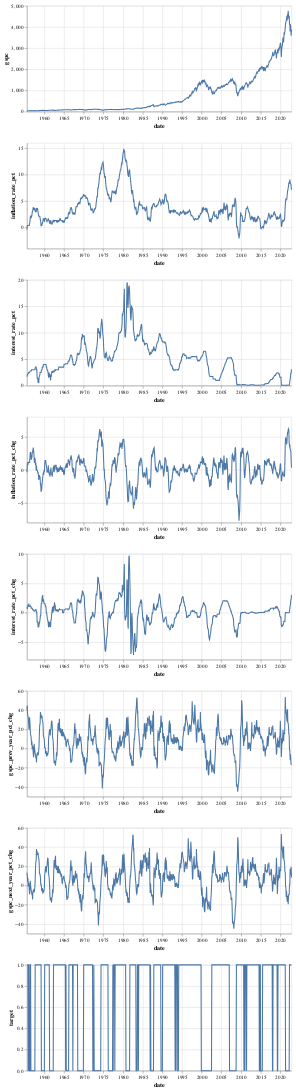

Notebook code for this chart:
### Markdown cell above
### EDA
#### Time series plot of all variables

### Code cell
(alt
 .Chart(data_df)
 .mark_line()
 .encode(x=alt.X('date', type='temporal'),
         y=alt.Y(alt.repeat('row'), type='quantitative'))
 .properties(width=500, height=200)
 .repeat(row=['gspc', 'inflation_rate_pct', 'interest_rate_pct', 'inflation_rate_pct_chg',
              'interest_rate_pct_chg', 'gspc_prev_year_pct_chg', 'gspc_next_year_pct_chg',
              'target']))

### Figure 1 — Vega specification as saved in the notebook (floating-point values rounded to 4 significant figures; data arrays with more than 128 entries replaced by an {"elided": "..."} marker saying what was removed)
{"$schema": "https://vega.github.io/schema/vega/v5.json", "data": [{"name": "source_0", "values": {"elided": "808 records"}, "transform": [{"type": "formula", "expr": "toDate(datum['date'])", "as": "date"}]}, {"name": "source_0_child__row_gspc_y_domain_gspc", "values": [{"min": 39.99, "max": 4766.0}]}, {"name": "source_0_child__row_inflation_rate_pct_y_domain_inflation_rate_pct", "values": [{"min": -2.097, "max": 14.76}]}, {"name": "source_0_child__row_interest_rate_pct_y_domain_interest_rate_pct", "values": [{"min": 0.05, "max": 19.49}]}, {"name": "source_0_child__row_inflation_rate_pct_chg_y_domain_inflation_rate_pct_chg", "values": [{"min": -7.697, "max": 6.195}]}, {"name": "source_0_child__row_interest_rate_pct_chg_y_domain_interest_rate_pct_chg", "values": [{"min": -7.2, "max": 9.71}]}, {"name": "source_0_child__row_gspc_prev_year_pct_chg_y_domain_gspc_prev_year_pct_chg", "values": [{"min": -44.76, "max": 53.71}]}, {"name": "source_0_child__row_gspc_next_year_pct_chg_y_domain_gspc_next_year_pct_chg", "values": [{"min": -44.76, "max": 53.71}]}, {"name": "source_0_child__row_target_y_domain_target", "values": [{"min": 0.0, "max": 1.0}]}], "signals": [{"name": "childHeight", "value": 200}], "marks": [{"type": "group", "name": "child__row_gspc_group", "encode": {"update": {"width": {"signal": "width"}, "height": {"signal": "childHeight"}}}, "marks": [{"type": "line", "name": "child__row_gspc_marks", "from": {"data": "source_0"}, "sort": {"field": "datum[\"date\"]"}, "encode": {"update": {"y": {"field": "gspc", "scale": "child__row_gspc_y"}, "description": {"signal": "\"date: \" + (timeFormat(datum[\"date\"], '%b %d, %Y')) + \"; gspc: \" + (format(datum[\"gspc\"], \"\"))"}, "defined": {"signal": "isValid(datum[\"date\"]) && isFinite(+datum[\"date\"]) && isValid(datum[\"gspc\"]) && isFinite(+datum[\"gspc\"])"}, "x": {"field": "date", "scale": "child__row_gspc_x"}, "stroke": {"value": "#4c78a8"}}}, "style": ["line"]}], "axes": [{"scale": "child__row_gspc_x", "minExtent": 0, "tickCount": {"signal": "ceil(width/40)"}, "orient": "bottom", "gridScale": "child__row_gspc_y", "grid": true, "ticks": false, "domain": false, "zindex": 0, "maxExtent": 0, "labels": false, "aria": false}, {"scale": "child__row_gspc_y", "maxExtent": 0, "orient": "left", "minExtent": 0, "tickCount": {"signal": "ceil(childHeight/40)"}, "ticks": false, "aria": false, "domain": false, "labels": false, "zindex": 0, "grid": true, "gridScale": "child__row_gspc_x"}, {"scale": "child__row_gspc_x", "orient": "bottom", "labelFlush": true, "grid": false, "title": "date", "labelOverlap": true, "tickCount": {"signal": "ceil(width/40)"}, "zindex": 0}, {"scale": "child__row_gspc_y", "labelOverlap": true, "orient": "left", "title": "gspc", "grid": false, "tickCount": {"signal": "ceil(childHeight/40)"}, "zindex": 0}], "style": "cell"}, {"type": "group", "name": "child__row_inflation_rate_pct_group", "encode": {"update": {"width": {"signal": "width"}, "height": {"signal": "childHeight"}}}, "marks": [{"type": "line", "name": "child__row_inflation_rate_pct_marks", "from": {"data": "source_0"}, "sort": {"field": "datum[\"date\"]"}, "encode": {"update": {"description": {"signal": "\"date: \" + (timeFormat(datum[\"date\"], '%b %d, %Y')) + \"; inflation_rate_pct: \" + (format(datum[\"inflation_rate_pct\"], \"\"))"}, "stroke": {"value": "#4c78a8"}, "x": {"field": "date", "scale": "child__row_inflation_rate_pct_x"}, "y": {"field": "inflation_rate_pct", "scale": "child__row_inflation_rate_pct_y"}, "defined": {"signal": "isValid(datum[\"date\"]) && isFinite(+datum[\"date\"]) && isValid(datum[\"inflation_rate_pct\"]) && isFinite(+datum[\"inflation_rate_pct\"])"}}}, "style": ["line"]}], "axes": [{"scale": "child__row_inflation_rate_pct_x", "aria": false, "ticks": false, "tickCount": {"signal": "ceil(width/40)"}, "orient": "bottom", "domain": false, "grid": true, "gridScale": "child__row_inflation_rate_pct_y", "zindex": 0, "maxExtent": 0, "minExtent": 0, "labels": false}, {"scale": "child__row_inflation_rate_pct_y", "tickCount": {"signal": "ceil(childHeight/40)"}, "orient": "left", "zindex": 0, "labels": false, "maxExtent": 0, "ticks": false, "minExtent": 0, "grid": true, "domain": false, "aria": false, "gridScale": "child__row_inflation_rate_pct_x"}, {"scale": "child__row_inflation_rate_pct_x", "labelFlush": true, "grid": false, "labelOverlap": true, "tickCount": {"signal": "ceil(width/40)"}, "zindex": 0, "title": "date", "orient": "bottom"}, {"scale": "child__row_inflation_rate_pct_y", "title": "inflation_rate_pct", "labelOverlap": true, "orient": "left", "grid": false, "tickCount": {"signal": "ceil(childHeight/40)"}, "zindex": 0}], "style": "cell"}, {"type": "group", "name": "child__row_interest_rate_pct_group", "encode": {"update": {"height": {"signal": "childHeight"}, "width": {"signal": "width"}}}, "marks": [{"type": "line", "name": "child__row_interest_rate_pct_marks", "from": {"data": "source_0"}, "sort": {"field": "datum[\"date\"]"}, "encode": {"update": {"x": {"field": "date", "scale": "child__row_interest_rate_pct_x"}, "description": {"signal": "\"date: \" + (timeFormat(datum[\"date\"], '%b %d, %Y')) + \"; interest_rate_pct: \" + (format(datum[\"interest_rate_pct\"], \"\"))"}, "stroke": {"value": "#4c78a8"}, "y": {"field": "interest_rate_pct", "scale": "child__row_interest_rate_pct_y"}, "defined": {"signal": "isValid(datum[\"date\"]) && isFinite(+datum[\"date\"]) && isValid(datum[\"interest_rate_pct\"]) && isFinite(+datum[\"interest_rate_pct\"])"}}}, "style": ["line"]}], "axes": [{"scale": "child__row_interest_rate_pct_x", "gridScale": "child__row_interest_rate_pct_y", "domain": false, "aria": false, "tickCount": {"signal": "ceil(width/40)"}, "maxExtent": 0, "ticks": false, "zindex": 0, "orient": "bottom", "grid": true, "labels": false, "minExtent": 0}, {"scale": "child__row_interest_rate_pct_y", "labels": false, "domain": false, "tickCount": {"signal": "ceil(childHeight/40)"}, "gridScale": "child__row_interest_rate_pct_x", "orient": "left", "maxExtent": 0, "minExtent": 0, "aria": false, "ticks": false, "zindex": 0, "grid": true}, {"scale": "child__row_interest_rate_pct_x", "tickCount": {"signal": "ceil(width/40)"}, "title": "date", "labelOverlap": true, "orient": "bottom", "grid": false, "labelFlush": true, "zindex": 0}, {"scale": "child__row_interest_rate_pct_y", "labelOverlap": true, "orient": "left", "tickCount": {"signal": "ceil(childHeight/40)"}, "zindex": 0, "title": "interest_rate_pct", "grid": false}], "style": "cell"}, {"type": "group", "name": "child__row_inflation_rate_pct_chg_group", "encode": {"update": {"width": {"signal": "width"}, "height": {"signal": "childHeight"}}}, "marks": [{"type": "line", "name": "child__row_inflation_rate_pct_chg_marks", "from": {"data": "source_0"}, "sort": {"field": "datum[\"date\"]"}, "encode": {"update": {"x": {"field": "date", "scale": "child__row_inflation_rate_pct_chg_x"}, "description": {"signal": "\"date: \" + (timeFormat(datum[\"date\"], '%b %d, %Y')) + \"; inflation_rate_pct_chg: \" + (format(datum[\"inflation_rate_pct_chg\"], \"\"))"}, "stroke": {"value": "#4c78a8"}, "y": {"field": "inflation_rate_pct_chg", "scale": "child__row_inflation_rate_pct_chg_y"}, "defined": {"signal": "isValid(datum[\"date\"]) && isFinite(+datum[\"date\"]) && isValid(datum[\"inflation_rate_pct_chg\"]) && isFinite(+datum[\"inflation_rate_pct_chg\"])"}}}, "style": ["line"]}], "axes": [{"scale": "child__row_inflation_rate_pct_chg_x", "maxExtent": 0, "labels": false, "zindex": 0, "domain": false, "tickCount": {"signal": "ceil(width/40)"}, "grid": true, "minExtent": 0, "ticks": false, "gridScale": "child__row_inflation_rate_pct_chg_y", "aria": false, "orient": "bottom"}, {"scale": "child__row_inflation_rate_pct_chg_y", "minExtent": 0, "ticks": false, "grid": true, "labels": false, "aria": false, "gridScale": "child__row_inflation_rate_pct_chg_x", "domain": false, "zindex": 0, "orient": "left", "tickCount": {"signal": "ceil(childHeight/40)"}, "maxExtent": 0}, {"scale": "child__row_inflation_rate_pct_chg_x", "labelFlush": true, "zindex": 0, "labelOverlap": true, "tickCount": {"signal": "ceil(width/40)"}, "orient": "bottom", "grid": false, "title": "date"}, {"scale": "child__row_inflation_rate_pct_chg_y", "zindex": 0, "grid": false, "orient": "left", "labelOverlap": true, "tickCount": {"signal": "ceil(childHeight/40)"}, "title": "inflation_rate_pct_chg"}], "style": "cell"}, {"type": "group", "name": "child__row_interest_rate_pct_chg_group", "encode": {"update": {"height": {"signal": "childHeight"}, "width": {"signal": "width"}}}, "marks": [{"type": "line", "name": "child__row_interest_rate_pct_chg_marks", "from": {"data": "source_0"}, "sort": {"field": "datum[\"date\"]"}, "encode": {"update": {"defined": {"signal": "isValid(datum[\"date\"]) && isFinite(+datum[\"date\"]) && isValid(datum[\"interest_rate_pct_chg\"]) && isFinite(+datum[\"interest_rate_pct_chg\"])"}, "stroke": {"value": "#4c78a8"}, "description": {"signal": "\"date: \" + (timeFormat(datum[\"date\"], '%b %d, %Y')) + \"; interest_rate_pct_chg: \" + (format(datum[\"interest_rate_pct_chg\"], \"\"))"}, "x": {"field": "date", "scale": "child__row_interest_rate_pct_chg_x"}, "y": {"field": "interest_rate_pct_chg", "scale": "child__row_interest_rate_pct_chg_y"}}}, "style": ["line"]}], "axes": [{"scale": "child__row_interest_rate_pct_chg_x", "labels": false, "aria": false, "maxExtent": 0, "orient": "bottom", "ticks": false, "grid": true, "domain": false, "minExtent": 0, "tickCount": {"signal": "ceil(width/40)"}, "zindex": 0, "gridScale": "child__row_interest_rate_pct_chg_y"}, {"scale": "child__row_interest_rate_pct_chg_y", "domain": false, "maxExtent": 0, "zindex": 0, "labels": false, "ticks": false, "orient": "left", "minExtent": 0, "grid": true, "gridScale": "child__row_interest_rate_pct_chg_x", "tickCount": {"signal": "ceil(childHeight/40)"}, "aria": false}, {"scale": "child__row_interest_rate_pct_chg_x", "orient": "bottom", "zindex": 0, "title": "date", "labelFlush": true, "labelOverlap": true, "grid": false, "tickCount": {"signal": "ceil(width/40)"}}, {"scale": "child__row_interest_rate_pct_chg_y", "labelOverlap": true, "tickCount": {"signal": "ceil(childHeight/40)"}, "grid": false, "title": "interest_rate_pct_chg", "zindex": 0, "orient": "left"}], "style": "cell"}, {"type": "group", "name": "child__row_gspc_prev_year_pct_chg_group", "encode": {"update": {"width": {"signal": "width"}, "height": {"signal": "childHeight"}}}, "marks": [{"type": "line", "name": "child__row_gspc_prev_year_pct_chg_marks", "from": {"data": "source_0"}, "sort": {"field": "datum[\"date\"]"}, "encode": {"update": {"stroke": {"value": "#4c78a8"}, "x": {"field": "date", "scale": "child__row_gspc_prev_year_pct_chg_x"}, "y": {"field": "gspc_prev_year_pct_chg", "scale": "child__row_gspc_prev_year_pct_chg_y"}, "defined": {"signal": "isValid(datum[\"date\"]) && isFinite(+datum[\"date\"]) && isValid(datum[\"gspc_prev_year_pct_chg\"]) && isFinite(+datum[\"gspc_prev_year_pct_chg\"])"}, "description": {"signal": "\"date: \" + (timeFormat(datum[\"date\"], '%b %d, %Y')) + \"; gspc_prev_year_pct_chg: \" + (format(datum[\"gspc_prev_year_pct_chg\"], \"\"))"}}}, "style": ["line"]}], "axes": [{"scale": "child__row_gspc_prev_year_pct_chg_x", "tickCount": {"signal": "ceil(width/40)"}, "orient": "bottom", "ticks": false, "zindex": 0, "grid": true, "maxExtent": 0, "labels": false, "domain": false, "aria": false, "minExtent": 0, "gridScale": "child__row_gspc_prev_year_pct_chg_y"}, {"scale": "child__row_gspc_prev_year_pct_chg_y", "maxExtent": 0, "labels": false, "aria": false, "tickCount": {"signal": "ceil(childHeight/40)"}, "domain": false, "minExtent": 0, "ticks": false, "zindex": 0, "gridScale": "child__row_gspc_prev_year_pct_chg_x", "orient": "left", "grid": true}, {"scale": "child__row_gspc_prev_year_pct_chg_x", "tickCount": {"signal": "ceil(width/40)"}, "zindex": 0, "orient": "bottom", "grid": false, "title": "date", "labelFlush": true, "labelOverlap": true}, {"scale": "child__row_gspc_prev_year_pct_chg_y", "labelOverlap": true, "grid": false, "tickCount": {"signal": "ceil(childHeight/40)"}, "zindex": 0, "title": "gspc_prev_year_pct_chg", "orient": "left"}], "style": "cell"}, {"type": "group", "name": "child__row_gspc_next_year_pct_chg_group", "encode": {"update": {"height": {"signal": "childHeight"}, "width": {"signal": "width"}}}, "marks": [{"type": "line", "name": "child__row_gspc_next_year_pct_chg_marks", "from": {"data": "source_0"}, "sort": {"field": "datum[\"date\"]"}, "encode": {"update": {"stroke": {"value": "#4c78a8"}, "defined": {"signal": "isValid(datum[\"date\"]) && isFinite(+datum[\"date\"]) && isValid(datum[\"gspc_next_year_pct_chg\"]) && isFinite(+datum[\"gspc_next_year_pct_chg\"])"}, "description": {"signal": "\"date: \" + (timeFormat(datum[\"date\"], '%b %d, %Y')) + \"; gspc_next_year_pct_chg: \" + (format(datum[\"gspc_next_year_pct_chg\"], \"\"))"}, "x": {"field": "date", "scale": "child__row_gspc_next_year_pct_chg_x"}, "y": {"field": "gspc_next_year_pct_chg", "scale": "child__row_gspc_next_year_pct_chg_y"}}}, "style": ["line"]}], "axes": [{"scale": "child__row_gspc_next_year_pct_chg_x", "minExtent": 0, "grid": true, "labels": false, "orient": "bottom", "tickCount": {"signal": "ceil(width/40)"}, "ticks": false, "gridScale": "child__row_gspc_next_year_pct_chg_y", "zindex": 0, "aria": false, "maxExtent": 0, "domain": false}, {"scale": "child__row_gspc_next_year_pct_chg_y", "maxExtent": 0, "grid": true, "orient": "left", "minExtent": 0, "labels": false, "aria": false, "ticks": false, "domain": false, "tickCount": {"signal": "ceil(childHeight/40)"}, "zindex": 0, "gridScale": "child__row_gspc_next_year_pct_chg_x"}, {"scale": "child__row_gspc_next_year_pct_chg_x", "title": "date", "zindex": 0, "orient": "bottom", "grid": false, "labelOverlap": true, "labelFlush": true, "tickCount": {"signal": "ceil(width/40)"}}, {"scale": "child__row_gspc_next_year_pct_chg_y", "title": "gspc_next_year_pct_chg", "zindex": 0, "orient": "left", "labelOverlap": true, "grid": false, "tickCount": {"signal": "ceil(childHeight/40)"}}], "style": "cell"}, {"type": "group", "name": "child__row_target_group", "encode": {"update": {"height": {"signal": "childHeight"}, "width": {"signal": "width"}}}, "marks": [{"type": "line", "name": "child__row_target_marks", "from": {"data": "source_0"}, "sort": {"field": "datum[\"date\"]"}, "encode": {"update": {"x": {"field": "date", "scale": "child__row_target_x"}, "description": {"signal": "\"date: \" + (timeFormat(datum[\"date\"], '%b %d, %Y')) + \"; target: \" + (format(datum[\"target\"], \"\"))"}, "defined": {"signal": "isValid(datum[\"date\"]) && isFinite(+datum[\"date\"]) && isValid(datum[\"target\"]) && isFinite(+datum[\"target\"])"}, "y": {"field": "target", "scale": "child__row_target_y"}, "stroke": {"value": "#4c78a8"}}}, "style": ["line"]}], "axes": [{"scale": "child__row_target_x", "orient": "bottom", "ticks": false, "domain": false, "gridScale": "child__row_target_y", "tickCount": {"signal": "ceil(width/40)"}, "grid": true, "aria": false, "maxExtent": 0, "minExtent": 0, "zindex": 0, "labels": false}, {"scale": "child__row_target_y", "grid": true, "maxExtent": 0, "orient": "left", "tickCount": {"signal": "ceil(childHeight/40)"}, "labels": false, "aria": false, "domain": false, "minExtent": 0, "ticks": false, "gridScale": "child__row_target_x", "zindex": 0}, {"scale": "child__row_target_x", "labelOverlap": true, "tickCount": {"signal": "ceil(width/40)"}, "zindex": 0, "title": "date", "labelFlush": true, "orient": "bottom", "grid": false}, {"scale": "child__row_target_y", "tickCount": {"signal": "ceil(childHeight/40)"}, "grid": false, "labelOverlap": true, "orient": "left", "zindex": 0, "title": "target"}], "style": "cell"}], "scales": [{"name": "child__row_gspc_x", "type": "time", "domain": {"data": "source_0", "field": "date"}, "range": [0, {"signal": "width"}]}, {"name": "child__row_gspc_y", "type": "linear", "domain": [{"signal": "(data(\"source_0_child__row_gspc_y_domain_gspc\")[0] || {}).min"}, {"signal": "(data(\"source_0_child__row_gspc_y_domain_gspc\")[0] || {}).max"}], "range": [{"signal": "childHeight"}, 0], "nice": true, "zero": true}, {"name": "child__row_inflation_rate_pct_x", "type": "time", "domain": {"data": "source_0", "field": "date"}, "range": [0, {"signal": "width"}]}, {"name": "child__row_inflation_rate_pct_y", "type": "linear", "domain": [{"signal": "(data(\"source_0_child__row_inflation_rate_pct_y_domain_inflation_rate_pct\")[0] || {}).min"}, {"signal": "(data(\"source_0_child__row_inflation_rate_pct_y_domain_inflation_rate_pct\")[0] || {}).max"}], "range": [{"signal": "childHeight"}, 0], "zero": true, "nice": true}, {"name": "child__row_interest_rate_pct_x", "type": "time", "domain": {"data": "source_0", "field": "date"}, "range": [0, {"signal": "width"}]}, {"name": "child__row_interest_rate_pct_y", "type": "linear", "domain": [{"signal": "(data(\"source_0_child__row_interest_rate_pct_y_domain_interest_rate_pct\")[0] || {}).min"}, {"signal": "(data(\"source_0_child__row_interest_rate_pct_y_domain_interest_rate_pct\")[0] || {}).max"}], "range": [{"signal": "childHeight"}, 0], "zero": true, "nice": true}, {"name": "child__row_inflation_rate_pct_chg_x", "type": "time", "domain": {"data": "source_0", "field": "date"}, "range": [0, {"signal": "width"}]}, {"name": "child__row_inflation_rate_pct_chg_y", "type": "linear", "domain": [{"signal": "(data(\"source_0_child__row_inflation_rate_pct_chg_y_domain_inflation_rate_pct_chg\")[0] || {}).min"}, {"signal": "(data(\"source_0_child__row_inflation_rate_pct_chg_y_domain_inflation_rate_pct_chg\")[0] || {}).max"}], "range": [{"signal": "childHeight"}, 0], "zero": true, "nice": true}, {"name": "child__row_interest_rate_pct_chg_x", "type": "time", "domain": {"data": "source_0", "field": "date"}, "range": [0, {"signal": "width"}]}, {"name": "child__row_interest_rate_pct_chg_y", "type": "linear", "domain": [{"signal": "(data(\"source_0_child__row_interest_rate_pct_chg_y_domain_interest_rate_pct_chg\")[0] || {}).min"}, {"signal": "(data(\"source_0_child__row_interest_rate_pct_chg_y_domain_interest_rate_pct_chg\")[0] || {}).max"}], "range": [{"signal": "childHeight"}, 0], "zero": true, "nice": true}, {"name": "child__row_gspc_prev_year_pct_chg_x", "type": "time", "domain": {"data": "source_0", "field": "date"}, "range": [0, {"signal": "width"}]}, {"name": "child__row_gspc_prev_year_pct_chg_y", "type": "linear", "domain": [{"signal": "(data(\"source_0_child__row_gspc_prev_year_pct_chg_y_domain_gspc_prev_year_pct_chg\")[0] || {}).min"}, {"signal": "(data(\"source_0_child__row_gspc_prev_year_pct_chg_y_domain_gspc_prev_year_pct_chg\")[0] || {}).max"}], "range": [{"signal": "childHeight"}, 0], "nice": true, "zero": true}, {"name": "child__row_gspc_next_year_pct_chg_x", "type": "time", "domain": {"data": "source_0", "field": "date"}, "range": [0, {"signal": "width"}]}, {"name": "child__row_gspc_next_year_pct_chg_y", "type": "linear", "domain": [{"signal": "(data(\"source_0_child__row_gspc_next_year_pct_chg_y_domain_gspc_next_year_pct_chg\")[0] || {}).min"}, {"signal": "(data(\"source_0_child__row_gspc_next_year_pct_chg_y_domain_gspc_next_year_pct_chg\")[0] || {}).max"}], "range": [{"signal": "childHeight"}, 0], "zero": true, "nice": true}, {"name": "child__row_target_x", "type": "time", "domain": {"data": "source_0", "field": "date"}, "range": [0, {"signal": "width"}]}, {"name": "child__row_target_y", "type": "linear", "domain": [{"signal": "(data(\"source_0_child__row_target_y_domain_target\")[0] || {}).min"}, {"signal": "(data(\"source_0_child__row_target_y_domain_target\")[0] || {}).max"}], "range": [{"signal": "childHeight"}, 0], "nice": true, "zero": true}], "width": 500, "background": "white", "layout": {"padding": 20, "columns": 1, "bounds": "full", "align": "all"}, "padding": 5}
